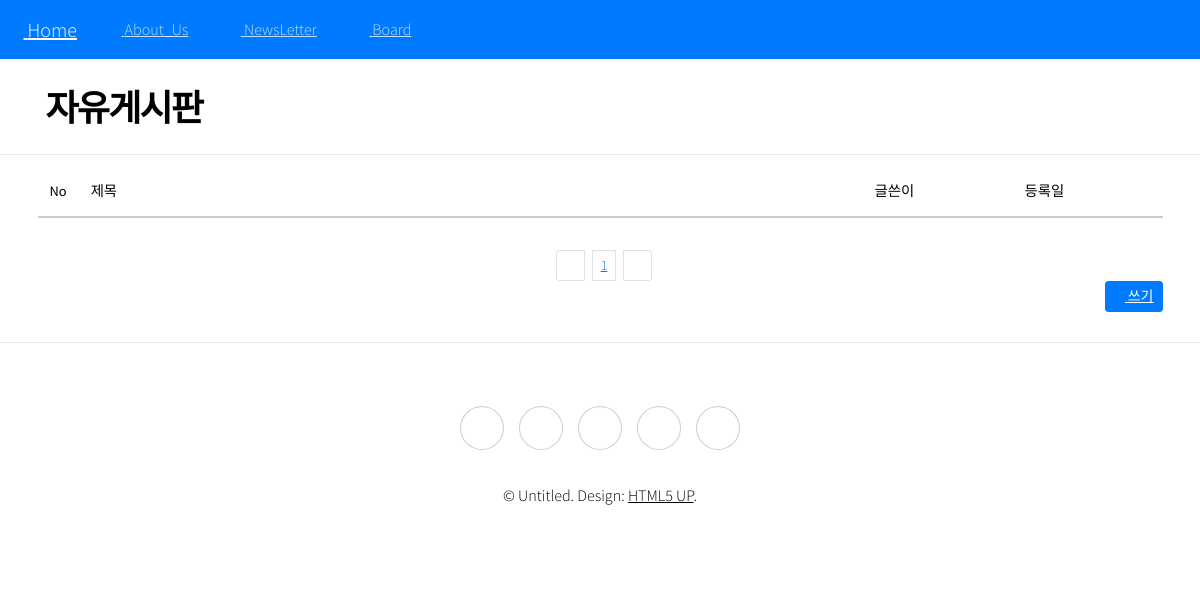
Before: /board/list/ with the older database file.
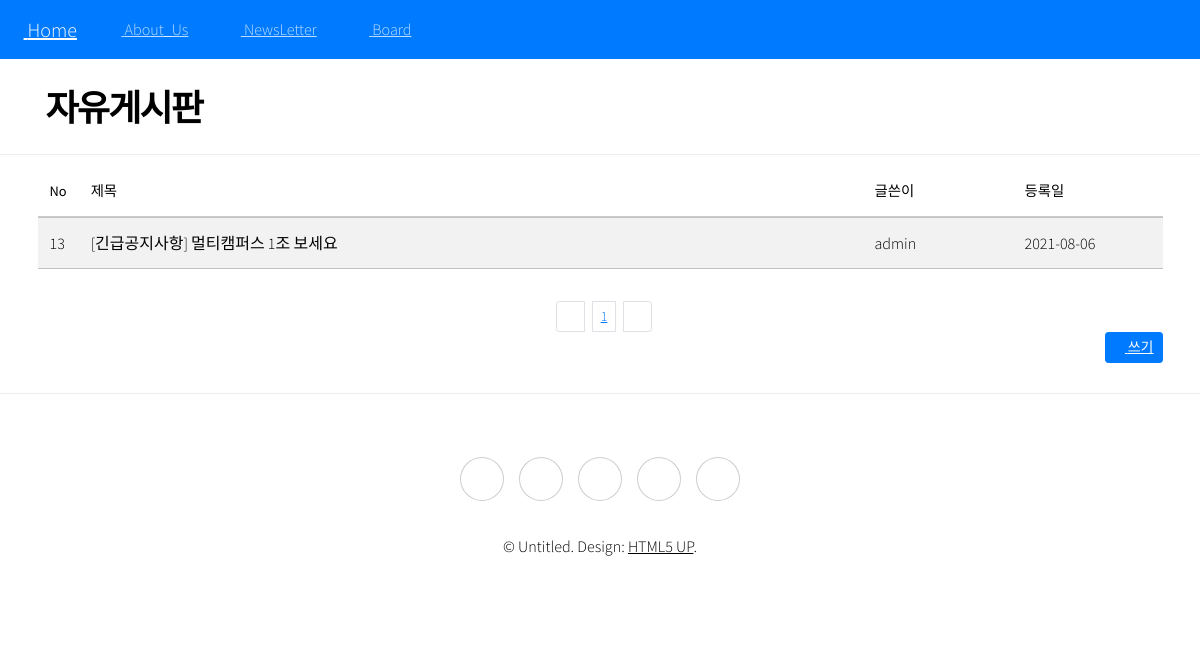
After: the same page with the newer database file.
### board/models.py (models this page shows, shortened)
class Post(models.Model):
    title = models.CharField(verbose_name='TITLE', max_length=50)
    description = models.CharField('DESCRIPTION', max_length=100, blank=True,
    help_text='simple description text.')
    content = models.TextField('CONTENT')
    create_dt = models.DateTimeField('CREATE DATE', auto_now_add=True)
    modify_dt = models.DateTimeField('MODIFY DATE', auto_now=True)
    user = models.ForeignKey(User,on_delete=models.CASCADE,
        verbose_name='USER', blank=True, null=True)
    class Meta:
        verbose_name = 'post'
        verbose_name_plural = 'posts'
        db_table = 'board_posts'
        ordering = ('-create_dt',)
    def get_absolute_url(self):
        return reverse('board:detail', args=(self.id,))

### board/views.py (the view)
# urls.py: path('list/',PostListView.as_view(),name='list'),
class PostListView(ListView):
    model = Post
    template_name = 'board/post_list.html'
    context_object_name='posts'
    paginate_by = 10
    def get_context_data(self, **kwargs):
        return super().get_context_data(**kwargs)

### board/templates/board/post_list.html (shortened to what this page needs)
{% extends 'base.html' %}
{% load static %}
{% load bootstrap4 %}
{% block content-header %}
<h2 style ="font-weight:bold; margin-top:10px; margin-bottom:5px; margin-left:30px">자유게시판</h2>
{% endblock %}
{% block content %}
    <br>
    <div class="container">
        <table class="table-striped table-hover" >
            <thead>
                <tr style="text-align:center">
                    <th style="width:10px">No</th>
                    <th >제목</th>
                    <th style="width:150px">글쓴이</th>
                    <th style="width:150px">등록일</th>
                </tr>
            </thead>
            <tbody>
            {% for writing in posts%}
                <tr  style="cursor:pointer;" onclick="location.href='{{writing.get_absolute_url}}'">
                    <td>{{writing.id}}</td>
                    <td>{{writing.title}}</td>
                    <td>{{writing.user}}</td>
                    <td>{{writing.create_dt|date:"Y-m-d"}}</td>
                </tr>
            {% endfor %}
            </tbody>
        </table>
        <span>
            <ul class="pagination pagination-sm justify-content-center" style="margin-bottom:0px">
                <li class="page-item"><a class="page-link" href="?page=1"><i class="fas fa-angle-double-left"></i></a>
                </li>
                {% for page_num in page_obj.paginator.page_range %}
                    <li class="page-item"><a class="page-link" href="?page={{page_num}}">{{page_num}}</a></li>
                {% endfor %}
                <li class="page-item"><a class="page-link" href="?page={{page_obj.paginator.num_pages}}"><i class="fas fa-angle-double-right"></i></a>
                </li>
            </ul>
        </span>
        <div class="text-right" style="margin-bottom:30px;margin-top:0px">
            <a href="{%url 'board:add' %}" class="btn btn-primary btn-sm ">
            <i class="fas fa-pencil-alt"></i> 쓰기</a>
        </div>
{% endblock %}

### templates/base.html (shortened to what this page needs)
{% load static %}
<!DOCTYPE HTML>
<html>
	<head>
		<link rel="stylesheet" href="{% static 'plugins/fontawesome-free/css/all.min.css' %}">
		<link rel="stylesheet" href="{% static 'adminlte/css/adminlte.min.css' %}">
		<link rel="stylesheet" href="{% static 'assets/css/main.css' %}" />
		<nfoscript><link rel="stylesheet" hre="{% static 'assets/css/noscript.css' %}" /></nfoscript>
	</head>
	<body class="is-preload">
		{% include "menu.html" %}
		<div id="wrapper" class="divided">
			<div class="content-header">
				<div class="container-fluid">
                	{% block content-header %}{% endblock %}
                </div>
            </div>
			<div class="content">
				<div class="container-fluid">
					{% block content %}{% endblock %}
				</div>
			</div>
		</div>
		 {% include "footer.html" %}
	</body>
</html>

### templates/menu.html (shortened to what this page needs)
<nav class="navbar navbar-expand-md bg-primary navbar-dark sticky-top">
    <a class="navbar-brand" href="{% url 'home' %}">
        <i class="fas fa-globe-americas"></i> Home
    </a>
    <div class="collapse navbar-collapse" id="collapsibleNavbar">
        <ul class="navbar-nav">
         <li class="nav-item">
                <a class="nav-link" href="{% url 'donation:intro' %}"><i class="fas fa-users"></i> About_Us</a>
            </li>
            <li class="nav-item">
                <a class="nav-link" href="{% url 'donation:newsletter' %}"><i class="fas fa-newspaper"></i> NewsLetter</a>
            </li>
            <li class="nav-item">
                <a class="nav-link" href="{%url 'board:list' %}"><i class="fas fa-clipboard-list"></i> Board</a>
        </ul>
    </div>
</nav>

### templates/footer.html
<footer class="wrapper style1 align-center">
    <div class="inner">
        <ul class="icons">
            <li><a href="https://twitter.com/" class="icon brands style2 fa-twitter"><span class="label">Twitter</span></a></li>
            <li><a href="https://www.facebook.com/" class="icon brands style2 fa-facebook-f"><span class="label">Facebook</span></a></li>
            <li><a href="https://www.instagram.com/" class="icon brands style2 fa-instagram"><span class="label">Instagram</span></a></li>
            <li><a href="https://kr.linkedin.com/" class="icon brands style2 fa-linkedin-in"><span class="label">LinkedIn</span></a></li>
            <li><a href="#" class="icon style2 fa-envelope"><span class="label">Email</span></a></li>
        </ul>
        <p>&copy; Untitled. Design: <a href="https://html5up.net">HTML5 UP</a>.</p>
    </div>
</footer>

Changed rows visible on the page:
added Post: id "13", title "[긴급공지사항] 멀티캠퍼스 1조 보세요", user "admin", create_dt "2021-08-06"
